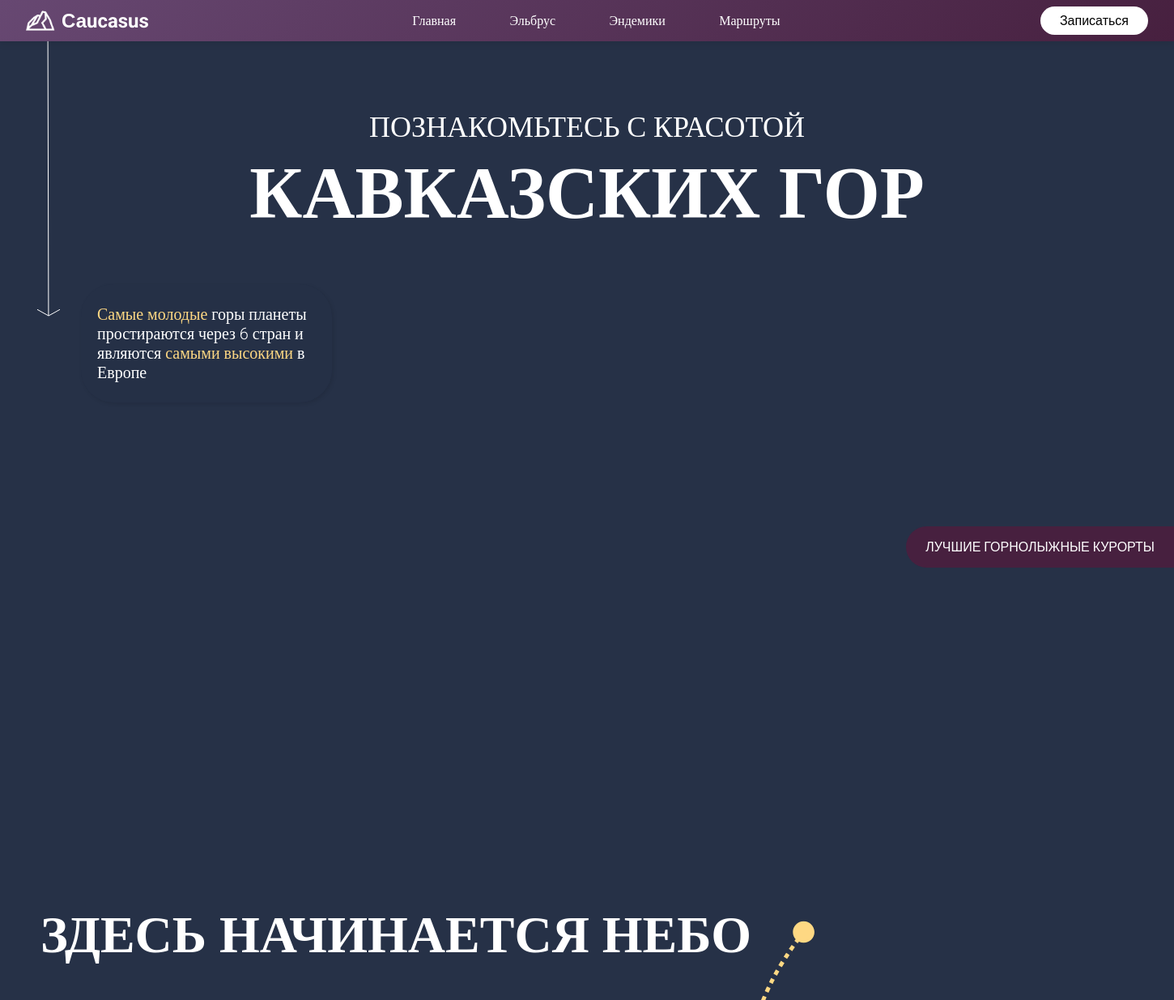
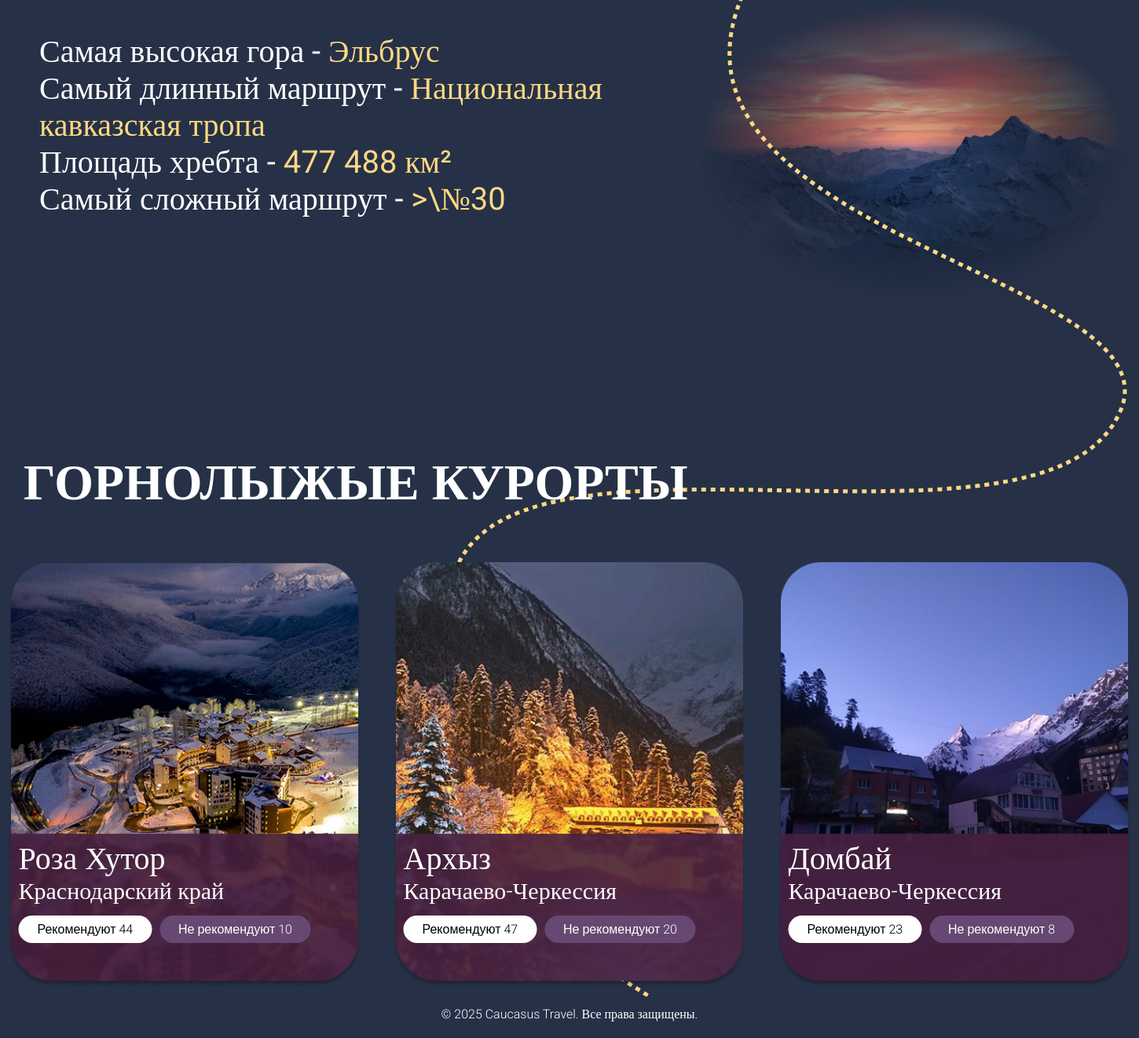
The page / on the database its author committed (2 pictures, top to bottom).
### main/models.py (models this page shows)
class Post(models.Model):
    title = models.CharField(max_length=255)
    content = models.TextField(null=True, blank=True)
    created_at = models.DateTimeField(auto_now_add=True)

### main/views.py (the view)
# urls.py: path('', index, name='index'), path('thabest/', thabest, name='thabest'),path('api/feedback/', feedback_view, name='feedback-api'), path("like/<int:post_id>/", like_post, name="like_post"),
def index(request):
    posts = Post.objects.all()
    for post in posts:
        post.like_count = post.likes.filter(value=True).count()
        post.dislike_count = post.likes.filter(value=False).count()
    return render(request, "main/index.html", {"posts": posts})

### main/templates/main/index.html (shortened to what this page needs)
{% load static %}
<!DOCTYPE html>
<html lang="ru">
<head>
    <link rel="stylesheet" href="{% static 'main/style.css' %}">
    <link rel="stylesheet" href="{% static 'main/header.css' %}">
    <link rel="stylesheet" href="{% static 'main/footer.css' %}">
<body>
    <header class="header">
        <div class="header__container">
            <a href="/" class="header__logo">
                <img src="{% static 'main/images/logo.png' %}"  class="logo-image">
                <span class="logo-text">Саucasus</span>
            </a>
            <nav class="header__nav">
                <a href="/" class="nav-link">Главная</a>
                <a href="/elbrus/" class="nav-link">Эльбрус</a>
                <a href="/endemics/" class="nav-link">Эндемики</a>
                <a href="/routes/" class="nav-link">Маршруты</a>
            </nav>
            <button class="header__login-button" onclick="openModal()">Записаться</button>
        </div>
    </header>
    <img class="fullscreen-bg" src="{% static 'main/images/background_main.png' %}" />
    <main class="main-content">
      <img class="arrow" src="{% static 'main/images/arrow.svg' %}"/>
            <div class="centered-text">
                <p>ПОЗНАКОМЬТЕСЬ С КРАСОТОЙ</p>
                <h1>КАВКАЗСКИХ ГОР</h1>
            </div>
            <div class ="info">
              <p><span style="color:#FED883">Самые молодые</span> горы планеты простираются через 6 стран и являются <span style="color:#FED883">самыми высокими</span> в Европе</p>
          </div>
            <a  href="{% url 'thabest' %}" class="button_main">ЛУЧШИЕ ГОРНОЛЫЖНЫЕ КУРОРТЫ</a>
          <div class = main_center_1>
            <p class="title">ЗДЕСЬ НАЧИНАЕТСЯ НЕБО</p>
            <img class="path" src="{% static 'main/images/path1.svg' %}"/>
          </div>
          <div class = main_center>
            <ul class="facts">
              <li>Самая высокая гора - <span style="color:#FED883">Эльбрус</span></li>
              <li>Самый длинный маршрут - <span style="color:#FED883">Национальная кавказская тропа</span></li>
              <li>Площадь хребта - <span style="color:#FED883">477 488 км²</span></li>
              <li>Самый сложный маршрут - <span style="color:#FED883">>\№30</span></li>
            </ul>
            <img class="imgback" src="{% static 'main/images/backmain2.png' %}" />
          </div>
          <div>
            <h1 class="title_1">ГОРНОЛЫЖЫЕ КУРОРТЫ</p>
          </div>
          <div class = img_center>
            {% for post in posts %}
                {% if post.id == 4 %}
                    <div class ='img_block'>
                        <img class="resort" src="{% static 'main/images/dombai.png' %}" />
                        <div class="overlay">
                        <p>Домбай</p>
                        <p style="font-weight:300; font-size: 30px">Карачаево-Черкессия</p>
                        <button class="like-btn" data-post="{{ post.id }}" data-value="1">Рекомендуют <span id="like-count-{{ post.id }}">{{ post.like_count }}</span></button>
                        <button class="dislike-btn" data-post="{{ post.id }}" data-value="0">Не рекомендуют <span id="dislike-count-{{ post.id }}">{{ post.dislike_count }}</span></button>
                    </div>
                    </div>
                {% endif %}
                {% if post.id == 2 %}
                        <div class ='img_block'>
                            <img class="resort" src="{% static 'main/images/rozahutor.png' %}" />
                            <div class="overlay">
                            <p>Роза Хутор</p>
                            <p style="font-weight:300; font-size: 30px">Краснодарский край</p>
                            <button class="like-btn" data-post="{{ post.id }}" data-value="1">Рекомендуют <span id="like-count-{{ post.id }}">{{ post.like_count }}</span></button>
                            <button class="dislike-btn" data-post="{{ post.id }}" data-value="0">Не рекомендуют <span id="dislike-count-{{ post.id }}">{{ post.dislike_count }}</span></button>
                             </div>
                         </div>
                {% endif %}
                {% if post.id == 3 %}
                    <div class ='img_block'>
                        <img class="resort" src="{% static 'main/images/arhiz.png' %}" />
                        <div class="overlay">
                        <p>Архыз</p>
                        <p style="font-weight:300; font-size: 30px">Карачаево-Черкессия</p>
                        <button class="like-btn" data-post="{{ post.id }}" data-value="1">Рекомендуют <span id="like-count-{{ post.id }}">{{ post.like_count }}</span></button>
                        <button class="dislike-btn" data-post="{{ post.id }}" data-value="0">Не рекомендуют <span id="dislike-count-{{ post.id }}">{{ post.dislike_count }}</span></button>
                    </div>
                    </div>
                {% endif %}
            {% endfor %}
          </div>
      </main>
    <footer>
        <p>© 2025 Caucasus Travel. Все права защищены.</p>
    </footer>
</body>
</html>

### main/static/main/style.css (style rules this page uses)
body { margin: 0; padding: 0; background-color: #263147; display: flex; flex-direction: column; min-height: 100vh; }
* { font-family: 'Roboto'; }
.fullscreen-bg { position:absolute; width: 100%; z-index: -1; background-size: cover; object-fit: cover; }
main { flex: 1; }
.main-content { position: relative; z-index: 2; margin-top: 100px; width: 100%; }
.centered-text { top: 30%; text-align: center; color: white; padding: 0 20px; z-index: 2; opacity: 0; animation: fadeIn 2s ease-out forwards 0.5s; }
.centered-text h1 { font-size: 90px; font-weight: 800; margin-top: 0.5rem; }
.centered-text p { font-size: 36px; font-weight: 100; margin-bottom: 0.5rem; }
.arrow { transform: translateY(-250px); position: absolute; left: 45px; animation: slideDown 2s ease-out forwards 2s; animation-delay: 0.3s; }
.info { transform: translate(80px,0px); color:white; width: 280px; padding: 5px 10px 5px 20px; background-color: rgba(38, 49, 71, 0.54); backdrop-filter: blur(3px); border-radius: 40px; margin: 20px; box-shadow: 2px 2px 5px rgba(0, 0, 0, 0.1); font-family: Roboto, sans-serif; font-size: 20px; font-weight: 300; opacity: 0; animation: fadeIn 1s ease-out forwards 0.9s; z-index: 2; }
.button_main { font-family: 'Roboto', sans-serif; font-size: 1rem; font-weight: 300; background: #47203F; color: white; z-index: 2; position: absolute; right: 0%; top: 550px; border-radius: 100px 0 0 100px; border:none; padding: 1rem 1.5rem; cursor: pointer; transition: background 0.3s; text-decoration: none; }
.title { margin-top: 600px; margin-left: 30px; font-weight: 600; font-size: 64px; color: white; flex-shrink: 0; }
.main_center { display: flex; justify-content: space-between; gap: 40px; align-items: flex-start; max-width: 1200px; margin: 20px; }
.main_center_1 { display: flex; justify-content: space-between; gap: 40px; align-items: flex-start; max-width: 1180px; max-height: 700px; margin: 20px; }
.facts { color:white; font-size: 40px; list-style: none; padding-left: 30px; width: 800px; flex-shrink: 0; }
.imgback { width: 550px; background-size: cover; object-fit: cover; margin-left: auto; z-index: -2; }
.path { transform:translate(-400px, 620px); z-index: -1; width: 80%; object-fit: cover; object-position: right; max-height: 50%; clip-path: inset(0 0 50px 0); }
.title_1 { color: white; font-size: 64px; font-weight: 600; margin-top: 200px; margin-left: 30px; }
.img_center { display: flex; justify-content: space-between; align-items: center; flex-wrap: nowrap; }
.img_block { position: relative; display: inline-block; }
.img_block img { width: 450px; height: auto; margin-left: 10px; margin-right: 10px; border-radius: 10px; }
.overlay { position: absolute; bottom: 50px; left: 50%; transform: translateX(-50%); color: white; padding: 10px; text-align: left; border-radius: 10px; width: 90%; font-size: 40px; }
.overlay p { text-align: left; margin: 0; }
.like-btn { font-family: 'Roboto', sans-serif; font-size: 1rem; font-weight: 300; background:white; color: 47203F; border: none; border-radius: 20px; padding: 0.5rem 1.5rem; cursor: pointer; transition: background 0.3s; }
.dislike-btn { font-family: 'Roboto', sans-serif; font-size: 1rem; font-weight: 300; background:#674872; color: white; border: none; border-radius: 20px; padding: 0.5rem 1.5rem; cursor: pointer; transition: background 0.3s; }

### main/static/main/footer.css (style rules this page uses)
footer { font-family: Roboto; display: flex; font-weight: 300; justify-content: center; padding: 5px; background-color: #263147 ; color: #fff; position: static; border-top: #fff; }

### rows shown on the page
Post: like_count "44", dislike_count "10"
Post: like_count "47", dislike_count "20"
Post: like_count "23", dislike_count "8"
